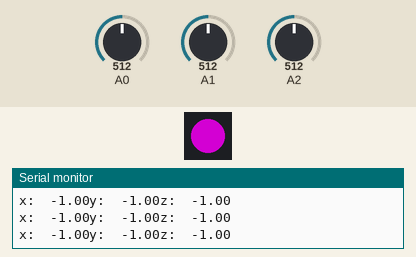
Recording of a sketch running on a simulated Arduino Uno, built with avr-gcc and run on an emulated ATmega328P. Shown: 1 RGB LEDs in strip order, left to right, the last lines printed to the serial monitor. The test bench sets the inputs (shaded band); at power-on: A2 = 512, A1 = 512, A0 = 512. Dim RGB values are drawn brighter than linear.

Above: at 1.2 s.
1.3 s: A2 set to 201
4.3 s: A2 set to 187
At 7.18 s:
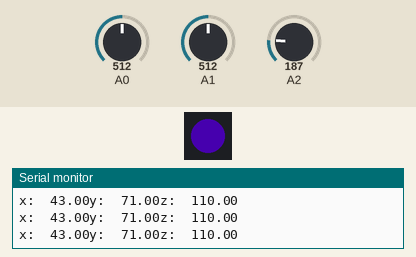
7.3 s: A1 set to 40
10.3 s: A1 set to 36
At 11.46 s:
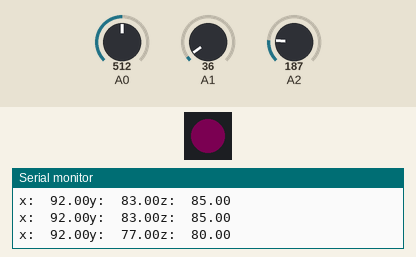
13.3 s: A1 set to 0
At 13.8 s:
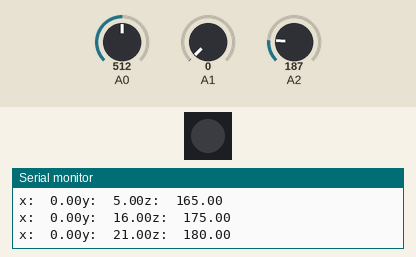
Timing chart, 0 to 15.8 s (numbered marks = the images above; inputs shaded):
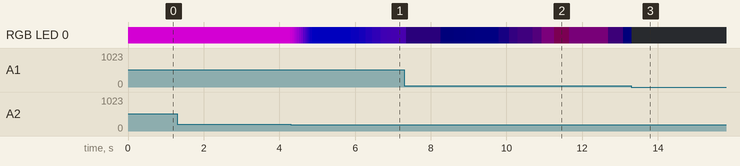

Measured:
- the behaviour switches between 37 and 36 on A1 (found by bisection; images 1 and 2)
- after the input at 1.3 s, RGB LED 0: RGB(127, 0, 127) → RGB(121, 0, 127) after 3.0 s

The sketch:

PedalBrainz_StrangeAttractor_v1.ino
```cpp
/*
 * This is a Randomly cycling waveform based on Strange Attractors math (Lorentz Function)
 * and can be configured for one, two, or three waveforms to drive the individual RGB values of the DotStar.
 *
 * DK:
 * A0 - Randomness Amount (Less = Sine-like)
 * A1 - Maximum Brightness
 * A2 - Rate (Less = Slower)
 *
 * Original Sketch by:
 * Timothy Franceschi
 * 21/04/2021
 * https://www.fiverr.com/timofran
 */

#include <Adafruit_DotStar.h>

#define INTERNAL_DS_DATA 3 //Change according to your project
#define INTERNAL_DS_CLK  4 //Change according to your project

/* Set the DtoStar as "pixel". */
Adafruit_DotStar pixel = Adafruit_DotStar(1, INTERNAL_DS_DATA, INTERNAL_DS_CLK, DOTSTAR_BGR);

//Coordinates for the lorenz function
float x = 0;
float y = 0;
float z = 0;
float scaledX = 0;
float scaledY = 0;
float scaledZ = 0;
float effectiveR = 0;
float effectiveG = 0;
float effectiveB = 0;

//Constants for the lorenz function, KEEP UNCHANGED
float a = 10.0;
float b = 28.0;
float c = 8.0 / 3.0;

//Variables for lorenz function
float dx = 0;
float dy = 0;
float dz = 0;

//Variables for timing
float dt = 0.01;  //Time between interval (seconds) default: 10ms (0.01s) you can change it but the code become unstable
unsigned long nextLorenzUpdate = 0;
int printDelay = 10; //Time between each serial print (default: 50ms)


float scalings[2][3] {
                      {0,0,0},  //minX, minY, minZ
                      {0,0,0}   //maxX, maxY, maxZ
                     };

int brightness = 0;
int fadeAmount = 1;  //Change it to adjust the fading between each step (fading speed)
int maxBrightness = 255;
int delayAmount = 0;

//#define SIMULATION  //Comment this line to normal run

void setup() {
  // put your setup code here, to run once:
  Serial.begin(115200); //Increased to reduce cicle duration

  //Execute this code only if in simulation mode
  #ifdef SIMULATION
    while(!Serial) {
      //Wait for serial to connect

      analogWrite(13, brightness);
      analogWrite(11, brightness);
      analogWrite(9, brightness);

      // change the brightness for next time through the loop:
      brightness = brightness + fadeAmount;

      // reverse the direction of the fading at the ends of the fade:
      if (brightness <= 0 || brightness >= 255) {
        fadeAmount = -fadeAmount;
      }
      // wait for 30 milliseconds to see the dimming effect
      //delay(30);

    }
    Serial.println(F("Type anything to start..."));
    while(!Serial.available()) {
      //Wait for a key to be pressed before to proceed

      //analogWrite(13, brightness);
      //analogWrite(11, brightness);
      //analogWrite(9, brightness);

      // change the brightness for next time through the loop:
      brightness = brightness + fadeAmount;

      // reverse the direction of the fading at the ends of the fade:
      if (brightness <= 0 || brightness >= 255) {
        fadeAmount = -fadeAmount;
      }
      // wait for 30 milliseconds to see the dimming effect
      //delay(30);

    }

  #endif

  #ifdef SIMULATION
    //I set a defined x, y and z if I'm simulating
    x = 0.01;
    y = 0.3;
    z = 0.7;

  #else
    /*
     * If I'm not simulating, I set x,y and z from the potentiometers' readings
     *
     * Values are scaled 0-1 before the be OK. I don't know if it is necessary but it works
     * We could try to remove this function
     *
     * If potentiometer is full, then the corresponding variable is deactivated (= 0)
     *
     */
    //x = map(analogRead(A0),0,1024,0,1);
    //y = map(analogRead(A1),0,1024,0,1);
    //z = map(analogRead(A2),0,1024,0,1);


    x = 0.01;
    y = 0.3;
    z = 0.7;

    //x = random(0.01, 0.05);
    //y = 0.3;
    //z = random(0.6, 0.9);

    //if(analogRead(A0) > 1020) x = 0;
    //if(analogRead(A1) > 1020) y = 0;
    //if(analogRead(A2) > 1020) z = 0;

  #endif

  pixel.begin();
  pixel.setPixelColor(0, 255, 0, 255);
  pixel.setBrightness(255);

}

void loop() {

  //I do not execute the code if it is not elapsed enough time
  if(millis() > nextLorenzUpdate){

    lorenzFunction();
    nextLorenzUpdate = millis() + (printDelay);

    brightenColors();

    b = map(analogRead(A0), 0, 1024, 20, 35);
    //Serial.println(" A0:  " + String(analogRead(A0)) + " b:  " + String(b));

    printDelay = map(analogRead(A0), 0, 1024, 10, 15);

    //fadeAmount = map(analogRead(A2), 0, 1024, 1, 10);
    //Serial.println(" A2:  " + String(analogRead(A2)) + " fadeAmount:  " + String(fadeAmount));

    maxBrightness = map(analogRead(A1), 0, 1024, 0, 255);
    pixel.setBrightness(maxBrightness);

    delayAmount = map(analogRead(A2), 0, 1024, 0, 300);
    //Serial.println(" A2:  " + String(analogRead(A2)) + " a:  " + String(a));

    /* Set a value for each potentiometer (pin) for colors R,G,B. */
    //pixel.setPixelColor(0, scaledX, 0, 0); //Single Output
    pixel.setPixelColor(0, scaledX, 0, scaledZ); //Double Output
    //pixel.setPixelColor(0, effectiveR, effectiveG, effectiveB); //Triple Output

    pixel.show();                         //Show current configuration
    delay(delayAmount);
     /*
     * I print all variables in a way that can be visualized on the Serial Plotter
     *
     * Note I used the F() for text. This helps reducing the memory usage
     *
     */
    Serial.print(F("x:  "));
    Serial.print(scaledX);
    //Serial.print(F("  |  "));
    //Serial.println(effectiveR);
    Serial.print(F("y:  "));
    Serial.print(scaledY);
    //Serial.print(F("  |  "));
    //Serial.println(effectiveG);
    Serial.print(F("z:  "));
    Serial.print(scaledZ);
    //Serial.print(F("  |  "));
    //Serial.println(effectiveB);

    //Serial.println("x:  " + String(x) + " y:  " + String(y) + " z:  " + String(z));
    //Serial.println("A0:  " + String(analogRead(A0)) + " A1:  " + String(analogRead(A1)) + " A2:  " + String(analogRead(A2)));


    //If simulating I also print the free SRAM memory portion
    #ifdef SIMULATION
      //Serial.print(F("freeMemory: "));
      //Serial.println((int)freeMemory);
    #endif

    Serial.print("\n"); //Comment this line to not have a space between cicles

    /*analogWrite(13, effectiveR);
    analogWrite(11, effectiveG);
    analogWrite(9, effectiveB);*/

  }

}

void updateScaling(byte rowA, byte cellA, byte rowB, byte cellB, float checkValue) {

  if(checkValue < scalings[rowA][cellA]){ //If the variable is higher than the current max scale value, then update the max scale value
    scalings[rowA][cellA] = checkValue;
  }

  if(checkValue > scalings[rowB][cellB]){ //If the variable is lower than the current min scale value, then update the min scale value
    scalings[rowB][cellB] = checkValue;
  }

}

void lorenzFunction() {

  /*
   * This function performs the calculations for the Lorenz equation
   *
   * I removed the for cicle and I perform a single calculation to extend the code working time
   *
   * I divided each equation in two steps:
   * Before I calculation and sum to the old value in the same step, now I divided it
   *
   */

  dx = (a * (y - x)) * dt;
  dy = (x * (b - z) - y) * dt;
  dz = ((x * y) - (c * z)) * dt;

  x += dx;
  y += dy;
  z += dz;

  /*
   * I don't know exactly what range of values can the lorenz return
   *
   * So I created a function to adjust the scalings if a value is outside the range
   *
   */

  updateScaling(0,0,1,0,x);
  updateScaling(0,1,1,1,y);
  updateScaling(0,2,1,2,z);

  //Values are scaled to 0-255 to adapt to the analogWrite function

  scaledX = map(x, scalings[0][0], scalings[1][0], 0, 255);
  scaledY = map(y, scalings[0][1], scalings[1][1], 0, 255);
  scaledZ = map(z, scalings[0][2], scalings[1][2], 0, 255);

}

#ifdef __arm__
  // should use uinstd.h to define sbrk but Due causes a conflict
  extern "C" char* sbrk(int incr);
#else  // __ARM__
  extern char *__brkval;
#endif  // __arm__

int freeMemory() {
    char top;
  #ifdef __arm__
    return &top - reinterpret_cast<char*>(sbrk(0));
  #elif defined(CORE_TEENSY) || (ARDUINO > 103 && ARDUINO != 151)
    return &top - __brkval;
  #else  // __arm__
    return __brkval ? &top - __brkval : &top - __malloc_heap_start;
  #endif  // __arm__
}

void brightenColors() {

  /*
   * Brightness is managed as follows:
   *    When brightness should be maximum:
   *      Nothing appens to not affect the colors
   *
   *    When brightness should be minimum:
   *      Variables are decreased to obtain minimum brightness without affecting the color
   */

  if(fadeAmount < 0) {
    //Brightness is decreasing
    //Results are decreased to match with the wanted brightness

    effectiveR = brightness;                        //Red (x) is the master
    effectiveG = (scaledX / scaledY) * effectiveR;  //Proportion must remain unchanged
    effectiveB = (scaledX / scaledZ) * effectiveR;  //Proportion must remain unchanged

    if (effectiveR < 0) effectiveR = 0; //Results must be greater or equal to 0
    if (effectiveG < 0) effectiveG = 0; //Results must be greater or equal to 0
    if (effectiveB < 0) effectiveB = 0; //Results must be greater or equal to 0

    /*Serial.print("Fading  ");
    Serial.print(brightness);
    Serial.print("  ");
    Serial.print(effectiveR);
    Serial.print("  ");
    Serial.print(effectiveG);
    Serial.print("  ");
    Serial.println(effectiveB);
    delay(3000);*/

  } else {
    //Brightness is increasing
    //Results remains unchanged

    effectiveR = scaledX;
    effectiveG = scaledY;
    effectiveB = scaledZ;

  }

  brightness += fadeAmount;

  if (brightness <= 0 || brightness >= 255) {
    fadeAmount = -fadeAmount;
  }

}
```
